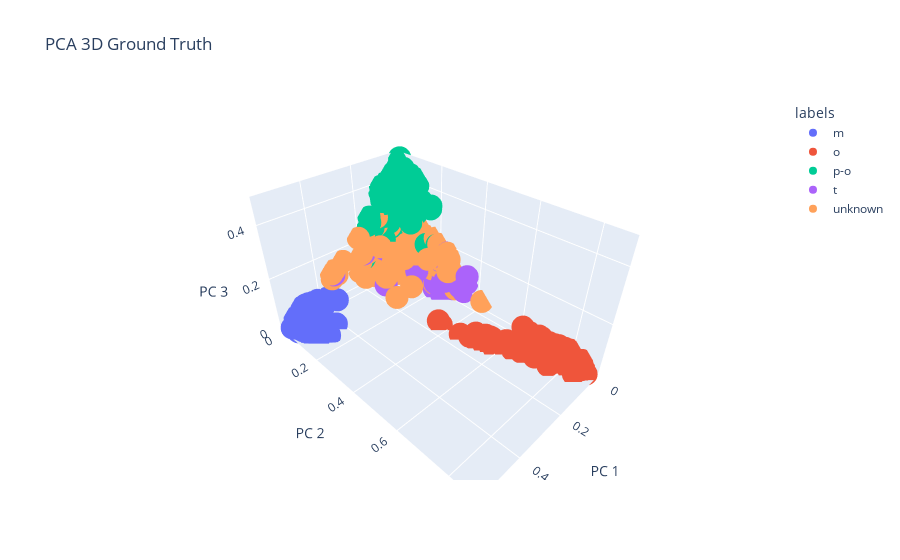

Notebook source saved alongside this figure:
### Code cell
import plotly.express as px
fig = px.scatter_3d(
    W_df, x='x1', y='x2', z='x3', color=W_df['labels'],
    labels={'x1': 'PC 1', 'x2': 'PC 2', 'x3': 'PC 3'}, title='PCA 3D Ground Truth'
)
fig.show()

### Figure 1 — Plotly figure (JSON) as saved in the notebook; plotly's stock layout.template omitted (floating-point values rounded to 4 significant figures; data arrays with more than 128 entries replaced by an {"elided": "..."} marker saying what was removed)
{"data": [{"hovertemplate": "labels=m<br>PC 1=%{x}<br>PC 2=%{y}<br>PC 3=%{z}<extra></extra>", "legendgroup": "m", "marker": {"color": "#636efa", "symbol": "circle"}, "mode": "markers", "name": "m", "scene": "scene", "showlegend": true, "type": "scatter3d", "x": {"elided": "460 float values"}, "y": {"elided": "460 float values"}, "z": {"elided": "460 float values"}}, {"hovertemplate": "labels=o<br>PC 1=%{x}<br>PC 2=%{y}<br>PC 3=%{z}<extra></extra>", "legendgroup": "o", "marker": {"color": "#EF553B", "symbol": "circle"}, "mode": "markers", "name": "o", "scene": "scene", "showlegend": true, "type": "scatter3d", "x": {"elided": "345 float values"}, "y": {"elided": "345 float values"}, "z": {"elided": "345 float values"}}, {"hovertemplate": "labels=p-o<br>PC 1=%{x}<br>PC 2=%{y}<br>PC 3=%{z}<extra></extra>", "legendgroup": "p-o", "marker": {"color": "#00cc96", "symbol": "circle"}, "mode": "markers", "name": "p-o", "scene": "scene", "showlegend": true, "type": "scatter3d", "x": {"elided": "404 float values"}, "y": {"elided": "404 float values"}, "z": {"elided": "404 float values"}}, {"hovertemplate": "labels=t<br>PC 1=%{x}<br>PC 2=%{y}<br>PC 3=%{z}<extra></extra>", "legendgroup": "t", "marker": {"color": "#ab63fa", "symbol": "circle"}, "mode": "markers", "name": "t", "scene": "scene", "showlegend": true, "type": "scatter3d", "x": {"elided": "245 float values"}, "y": {"elided": "245 float values"}, "z": {"elided": "245 float values"}}, {"hovertemplate": "labels=unknown<br>PC 1=%{x}<br>PC 2=%{y}<br>PC 3=%{z}<extra></extra>", "legendgroup": "unknown", "marker": {"color": "#FFA15A", "symbol": "circle"}, "mode": "markers", "name": "unknown", "scene": "scene", "showlegend": true, "type": "scatter3d", "x": {"elided": "271 float values"}, "y": {"elided": "271 float values"}, "z": {"elided": "271 float values"}}], "layout": {"legend": {"title": {"text": "labels"}, "tracegroupgap": 0}, "scene": {"domain": {"x": [0, 1], "y": [0, 1]}, "xaxis": {"title": {"text": "PC 1"}}, "yaxis": {"title": {"text": "PC 2"}}, "zaxis": {"title": {"text": "PC 3"}}}, "title": {"text": "PCA 3D Ground Truth"}}}
